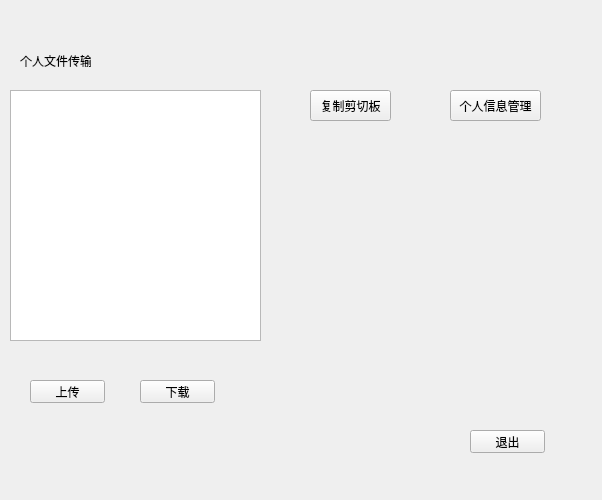
<?xml version="1.0" encoding="UTF-8"?>
<ui version="4.0">
 <class>user_page</class>
 <widget class="QWidget" name="user_page">
  <property name="geometry">
   <rect>
    <x>0</x>
    <y>0</y>
    <width>602</width>
    <height>500</height>
   </rect>
  </property>
  <property name="windowTitle">
   <string>Form</string>
  </property>
  <widget class="QPushButton" name="pushButton_copypaste">
   <property name="geometry">
    <rect>
     <x>310</x>
     <y>90</y>
     <width>81</width>
     <height>31</height>
    </rect>
   </property>
   <property name="text">
    <string>复制剪切板</string>
   </property>
  </widget>
  <widget class="QPushButton" name="pushButton_personalInfo">
   <property name="geometry">
    <rect>
     <x>450</x>
     <y>90</y>
     <width>91</width>
     <height>31</height>
    </rect>
   </property>
   <property name="text">
    <string>个人信息管理</string>
   </property>
  </widget>
  <widget class="QPushButton" name="pushButton_back">
   <property name="geometry">
    <rect>
     <x>470</x>
     <y>430</y>
     <width>75</width>
     <height>23</height>
    </rect>
   </property>
   <property name="text">
    <string>退出</string>
   </property>
  </widget>
  <widget class="QLabel" name="label">
   <property name="geometry">
    <rect>
     <x>20</x>
     <y>50</y>
     <width>71</width>
     <height>21</height>
    </rect>
   </property>
   <property name="text">
    <string>个人文件传输</string>
   </property>
  </widget>
  <widget class="QTableView" name="tableView">
   <property name="geometry">
    <rect>
     <x>10</x>
     <y>90</y>
     <width>251</width>
     <height>251</height>
    </rect>
   </property>
  </widget>
  <widget class="QPushButton" name="pushButton_upload">
   <property name="geometry">
    <rect>
     <x>30</x>
     <y>380</y>
     <width>75</width>
     <height>23</height>
    </rect>
   </property>
   <property name="text">
    <string>上传</string>
   </property>
  </widget>
  <widget class="QPushButton" name="pushButton_download">
   <property name="geometry">
    <rect>
     <x>140</x>
     <y>380</y>
     <width>75</width>
     <height>23</height>
    </rect>
   </property>
   <property name="text">
    <string>下载</string>
   </property>
  </widget>
 </widget>
 <resources/>
 <connections/>
</ui>
